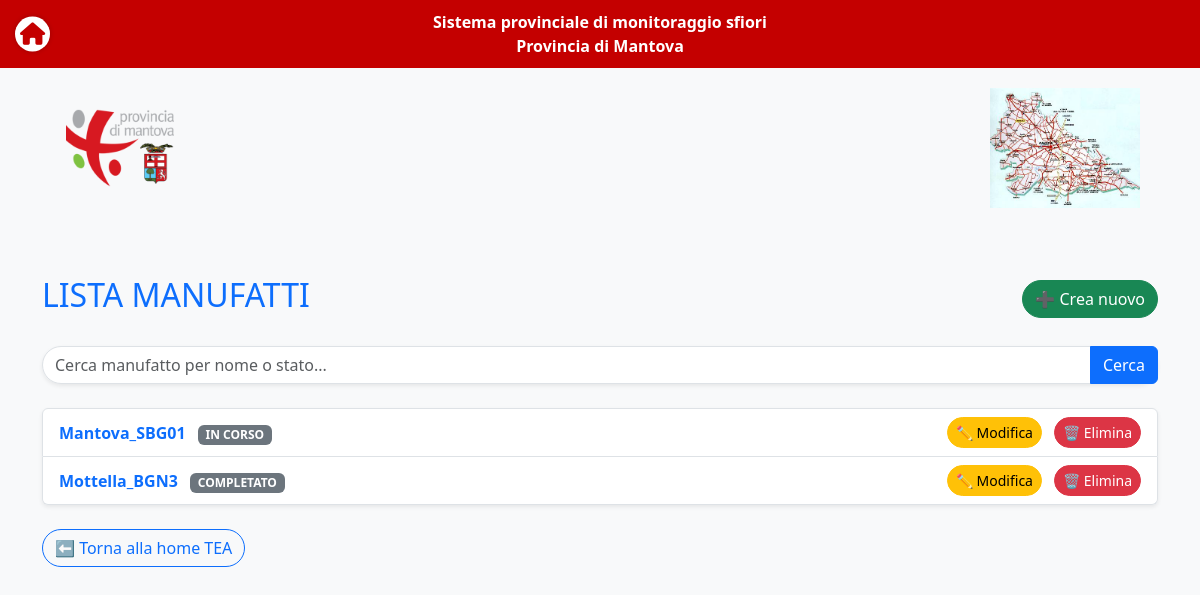
The app's page /manufatti/lista/, older data.
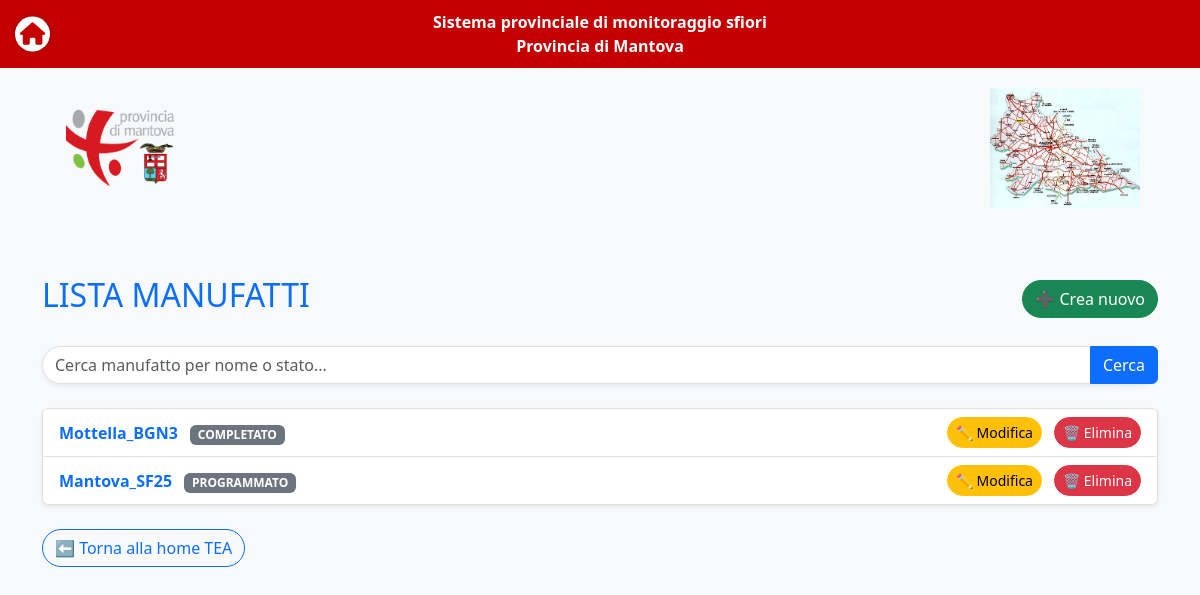
The same page, newer data.
### manufatti/models.py (models this page shows, shortened)
class Manufatto(models.Model):
    nome = models.CharField(max_length=100)  # Corrisponde a 'Codice' nel CSV
    stato = models.CharField(max_length=50, choices=[
        ('PROGRAMMATO', 'PROGRAMMATO'),
        ('IN CORSO', 'IN CORSO',),
        ('COMPLETATO', 'COMPLETATO')
    ])
    data_creazione = models.DateTimeField(auto_now_add=True)
    comune = models.CharField(max_length=100, null=True, blank=True)
    localita = models.CharField(max_length=100, null=True, blank=True)
    ubicazione = models.CharField(max_length=255, null=True, blank=True)
    depuratore_associato = models.CharField(max_length=255, null=True, blank=True)
    recapito_emissario = models.CharField(max_length=255, null=True, blank=True)
    tipologia_sfioratore = models.CharField(max_length=100, null=True, blank=True)  # 'TIPO'

### manufatti/views.py (the view)
# urls.py: path('lista/', views.lista_manufatti, name='lista_manufatti'),
def lista_manufatti(request):
    ente_utente = get_user_ente(request.user)
    query = request.GET.get('query')
    if query:
        manufatti = Manufatto.objects.filter(Q(nome__icontains=query) | Q(stato__icontains=query))
    else:
        manufatti = Manufatto.objects.all()
    return render(request, 'manufatti/lista_manufatti.html', {
        'manufatti': manufatti,
        'query': query,
        'ente_utente': ente_utente,
    })

### manufatti/views.py (called while the page is built, shortened)
def get_user_ente(user):
    return 'TEA'

### manufatti/templates/manufatti/lista_manufatti.html (shortened to what this page needs)
{% extends "accounts/base.html" %}
{% block content %}
<div class="container mt-5">
  <div class="d-flex justify-content-between align-items-center mb-4">
    <h2 class="text-primary">LISTA MANUFATTI</h2>
    <a href="{% url 'crea_manufatto' %}" class="btn btn-success rounded-pill">➕ Crea nuovo</a>
  </div>
  <form method="GET" action="{% url 'lista_manufatti' %}" class="mb-4">
    <div class="input-group shadow-sm rounded-pill">
      <input type="text" name="query" class="form-control rounded-start-pill" placeholder="Cerca manufatto per nome o stato..." value="{{ query|default:'' }}">
      <button class="btn btn-primary" type="submit">Cerca</button>
    </div>
  </form>
  {% if manufatti %}
  <div class="list-group shadow-sm mb-4">
    {% for m in manufatti %}
    <div class="list-group-item">
      <div class="d-flex justify-content-between align-items-center">
        <div>
          <a href="{% url 'dettaglio_manufatto' m.id %}" class="text-decoration-none fw-bold">
            {{ m.nome }}
          </a>
          <span class="badge bg-secondary ms-2">{{ m.stato }}</span>
        </div>
        <div>
          <a href="{% url 'modifica_manufatto' m.id %}" class="btn btn-sm btn-warning rounded-pill me-2">✏️ Modifica</a>
          <a href="{% url 'elimina_manufatto' m.id %}" class="btn btn-sm btn-danger rounded-pill">🗑️ Elimina</a>
        </div>
      </div>
    </div>
    {% endfor %}
  </div>
  {% else %}
  <div class="alert alert-info shadow-sm">Nessun manufatto trovato.</div>
  {% endif %}
  {% if ente_utente == 'AATO' %}
    <a href="{% url 'aato' %}" class="btn btn-outline-primary rounded-pill">⬅ Torna alla home AATO</a>
  {% else %}
    <a href="{% url 'tea' %}" class="btn btn-outline-primary rounded-pill">⬅ Torna alla home TEA</a>
  {% endif %}
</div>
{% endblock %}

Row changes from the older to the newer data that the page shows:
removed Manufatto: nome "Mantova_SBG01", stato "IN CORSO"
added Manufatto: nome "Mantova_SF25", stato "PROGRAMMATO"
